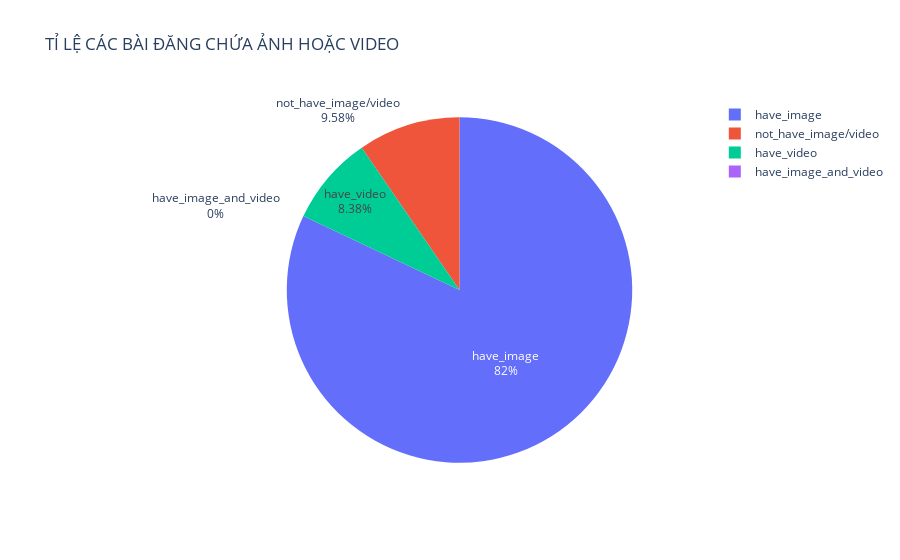

Notebook code cell kept with this figure:
### Code cell
labels = ['not_have_image/video', 'have_image_and_video', 'have_video', 'have_image']
sizes = [len(post_not_have_image_and_video), len(post_have_image_and_video), len(post_have_video), len(post_have_image)]

fig = go.Figure(data=[go.Pie(labels=labels, values=sizes, textinfo='label+percent', pull=[0, 0.1, 0, 0])])
fig.update_layout(title="TỈ LỆ CÁC BÀI ĐĂNG CHỨA ẢNH HOẶC VIDEO")

fig.show()

### Figure 1 — Plotly figure (JSON) as saved in the notebook; plotly's stock layout.template omitted (floating-point values rounded to 4 significant figures)
{"data": [{"labels": ["not_have_image/video", "have_image_and_video", "have_video", "have_image"], "pull": [0, 0.1, 0, 0], "textinfo": "label+percent", "type": "pie", "values": [16, 0, 14, 137]}], "layout": {"title": {"text": "TỈ LỆ CÁC BÀI ĐĂNG CHỨA ẢNH HOẶC VIDEO"}}}
